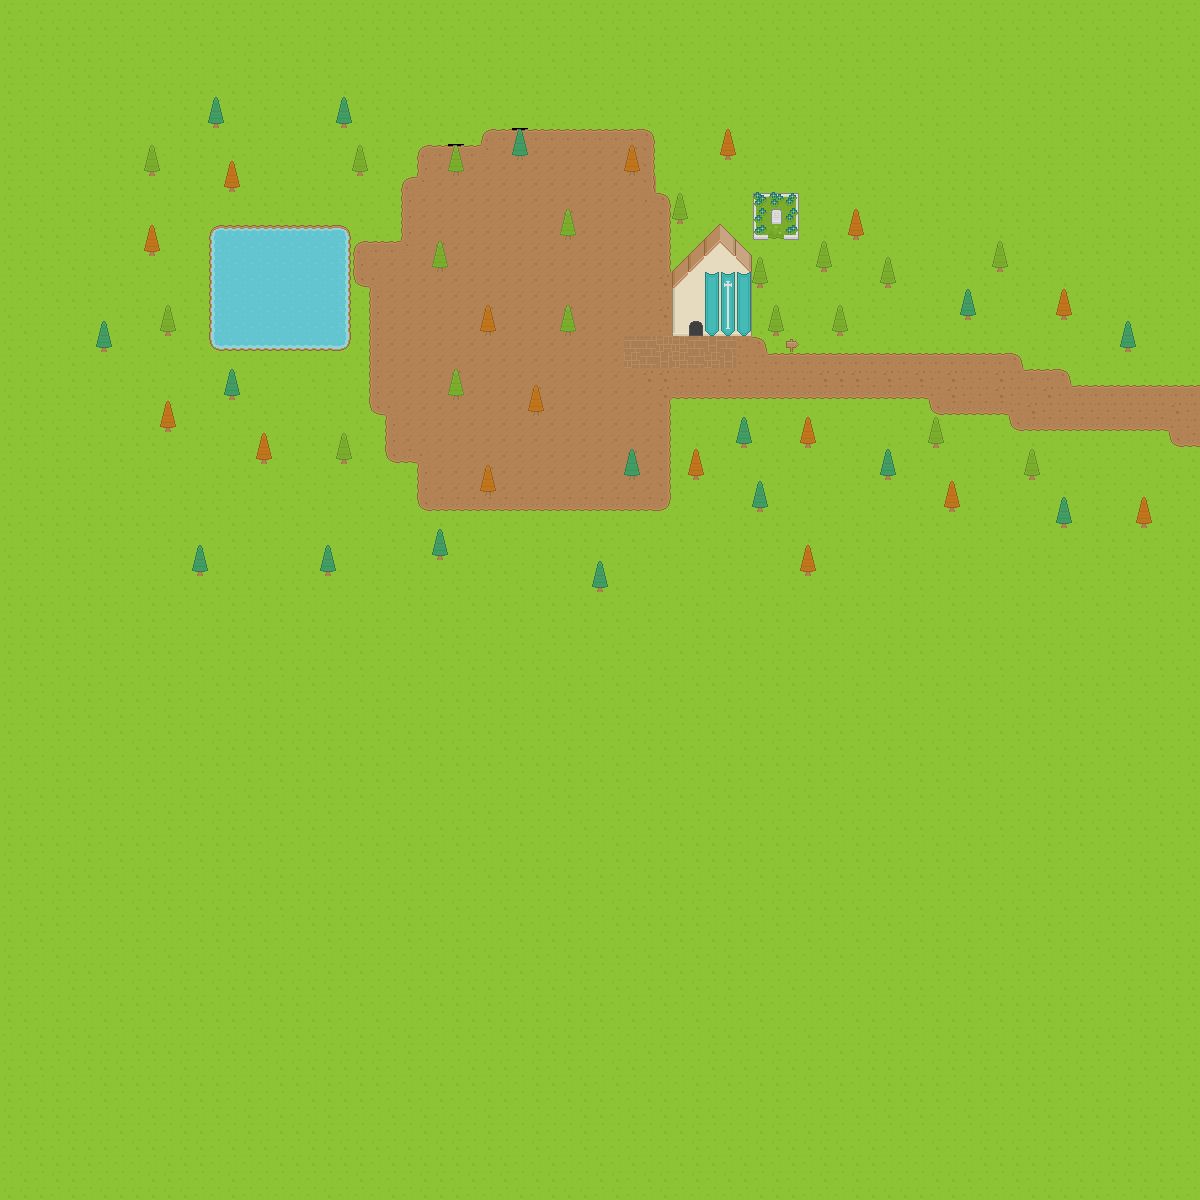

The image is a tile-based game level rendered from a .tmx file. Its description and source (layers, tilesets, objects; grid data summarised) follow:
An orthogonal 75x75 tile map with 16x16 px tiles, 5 tile layers (Tile Layer 1, dirt, House and grave, roof, ...), 2 tilesets and 13 objects.

<map version="1.0" orientation="orthogonal" renderorder="left-down" width="75" height="75" tilewidth="16" tileheight="16" nextobjectid="1">
 <properties>
  <property name="unity:scale" value=".0625" />
 </properties>
 <tileset firstgid="1" name="base_tileSet" tilewidth="16" tileheight="16" spacing="1" tilecount="1767" columns="57">
  <image source="roguelike-pack/Spritesheet/roguelikeSheet_transparent.png" width="968" height="526" />
  <terraintypes>
   <terrain name="Dirt" tile="578" />
  </terraintypes>
  <tile id="2">
   <objectgroup draworder="index">
    <object id="1" x="0" y="0.336508" width="15.9841" height="15.7317" />
   </objectgroup>
  </tile>
  <tile id="3">
   <objectgroup draworder="index">
    <object id="1" x="-0.168254" y="0" width="16.1524" height="16.3206" />
   </objectgroup>
  </tile>
  <tile id="4">
   <objectgroup draworder="index">
    <object id="1" x="0" y="0.168254" width="15.8159" height="15.9841" />
   </objectgroup>
  </tile>
  <tile id="59">
   <objectgroup draworder="index">
    <object id="1" x="0.0841269" y="-0.0841269" width="15.8159" height="16.1524" />
   </objectgroup>
  </tile>
  <tile id="60">
   <objectgroup draworder="index">
    <object id="1" x="-0.168254" y="0" width="16.1524" height="15.9841" />
   </objectgroup>
  </tile>
  <tile id="61">
   <objectgroup draworder="index">
    <object id="1" x="0.168254" y="0.168254" width="15.6476" height="15.8159" />
   </objectgroup>
  </tile>
  <tile id="116">
   <objectgroup draworder="index">
    <object id="1" x="0" y="-0.0841269" width="15.9" height="16.0682" />
   </objectgroup>
  </tile>
  <tile id="117">
   <objectgroup draworder="index">
    <object id="1" x="0" y="0.252381" width="15.9" height="15.7317" />
   </objectgroup>
  </tile>
  <tile id="118">
   <objectgroup draworder="index">
    <object id="2" x="0.0841269" y="0.168254" width="15.6476" height="15.8159" />
   </objectgroup>
  </tile>
  <tile id="518" terrain="0,0,0," />
  <tile id="519" terrain="0,0,,0" />
  <tile id="520" terrain=",,,0" />
  <tile id="521" terrain=",,0,0" />
  <tile id="522" terrain=",,0," />
  <tile id="575" terrain="0,,0,0" />
  <tile id="576" terrain=",0,0,0" />
  <tile id="577" terrain=",0,,0" />
  <tile id="578" terrain="0,0,0,0" />
  <tile id="579" terrain="0,,0," />
  <tile id="586">
   <objectgroup draworder="index">
    <object id="1" x="1.93492" y="0.252381" width="11.6095" height="15.8159" />
   </objectgroup>
  </tile>
  <tile id="634" terrain=",0,," />
  <tile id="635" terrain="0,0,," />
  <tile id="636" terrain="0,,," />
  <tile id="643">
   <objectgroup draworder="index">
    <object id="1" x="-0.925396" y="-0.673015" width="17.0778" height="16.8254" />
   </objectgroup>
  </tile>
 </tileset>
 <tileset firstgid="1768" name="red_collision" tilewidth="16" tileheight="16" spacing="1" tilecount="1" columns="1">
  <image source="GamesPlusJames - Unity 2D RPG/red-collision-box.png" width="16" height="16" />
  <tile id="0">
   <objectgroup draworder="index">
    <object id="2" x="0.336508" y="0.841269" width="15.9" height="15.4794" />
    <object id="3" x="0.0909091" y="0.0909091" width="16.0909" height="16.8182" />
   </objectgroup>
  </tile>
 </tileset>
 <layer name="Tile Layer 1" width="75" height="75">
  <data>[5625 cells, 5625 non-empty, 17 distinct tile ids]</data>
 </layer>
 <layer name="dirt" width="75" height="75">
  <data>[5625 cells, 646 non-empty, 27 distinct tile ids]</data>
 </layer>
 <layer name="House and grave" width="75" height="75">
  <data>[5625 cells, 68 non-empty, 26 distinct tile ids]</data>
 </layer>
 <layer name="roof" width="75" height="75">
  <data>[5625 cells, 23 non-empty, 11 distinct tile ids]</data>
 </layer>
 <layer name="Collision Layer" width="75" height="75" opacity="0">
  <data>[5625 cells, 167 non-empty, 1 distinct tile ids]</data>
 </layer>
</map>
